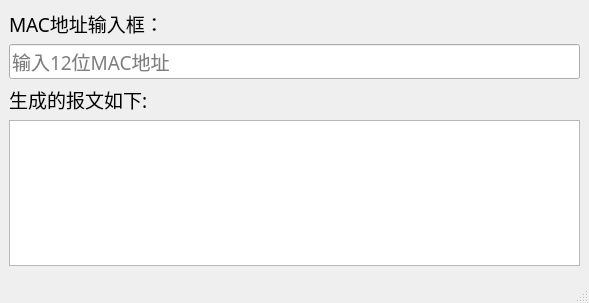
<?xml version="1.0" encoding="UTF-8"?>
<ui version="4.0">
 <class>chip_id_assignment</class>
 <widget class="QMainWindow" name="chip_id_assignment">
  <property name="geometry">
   <rect>
    <x>0</x>
    <y>0</y>
    <width>589</width>
    <height>303</height>
   </rect>
  </property>
  <property name="font">
   <font>
    <family>黑体</family>
    <pointsize>12</pointsize>
    <weight>50</weight>
    <bold>false</bold>
   </font>
  </property>
  <property name="windowTitle">
   <string>智芯D版抄控器修改MAC报文生成工具V1.0</string>
  </property>
  <property name="windowIcon">
   <iconset resource="apprcc.qrc">
    <normaloff>:/pic/resources/windows_704px_1210167_easyicon.net.png</normaloff>:/pic/resources/windows_704px_1210167_easyicon.net.png</iconset>
  </property>
  <widget class="QWidget" name="centralwidget">
   <layout class="QGridLayout" name="gridLayout">
    <item row="0" column="0">
     <widget class="QLabel" name="label">
      <property name="font">
       <font>
        <pointsize>14</pointsize>
       </font>
      </property>
      <property name="text">
       <string>MAC地址输入框：</string>
      </property>
     </widget>
    </item>
    <item row="1" column="0">
     <widget class="QLineEdit" name="le_mac">
      <property name="font">
       <font>
        <pointsize>14</pointsize>
       </font>
      </property>
      <property name="maxLength">
       <number>10000</number>
      </property>
      <property name="placeholderText">
       <string>输入12位MAC地址</string>
      </property>
     </widget>
    </item>
    <item row="2" column="0">
     <widget class="QLabel" name="label_2">
      <property name="font">
       <font>
        <pointsize>14</pointsize>
       </font>
      </property>
      <property name="text">
       <string>生成的报文如下:</string>
      </property>
     </widget>
    </item>
    <item row="3" column="0">
     <widget class="QTextBrowser" name="textBrowser"/>
    </item>
   </layout>
  </widget>
  <widget class="QMenuBar" name="menubar">
   <property name="geometry">
    <rect>
     <x>0</x>
     <y>0</y>
     <width>589</width>
     <height>26</height>
    </rect>
   </property>
  </widget>
  <widget class="QStatusBar" name="statusbar"/>
 </widget>
 <resources>
  <include location="apprcc.qrc"/>
 </resources>
 <connections/>
</ui>
